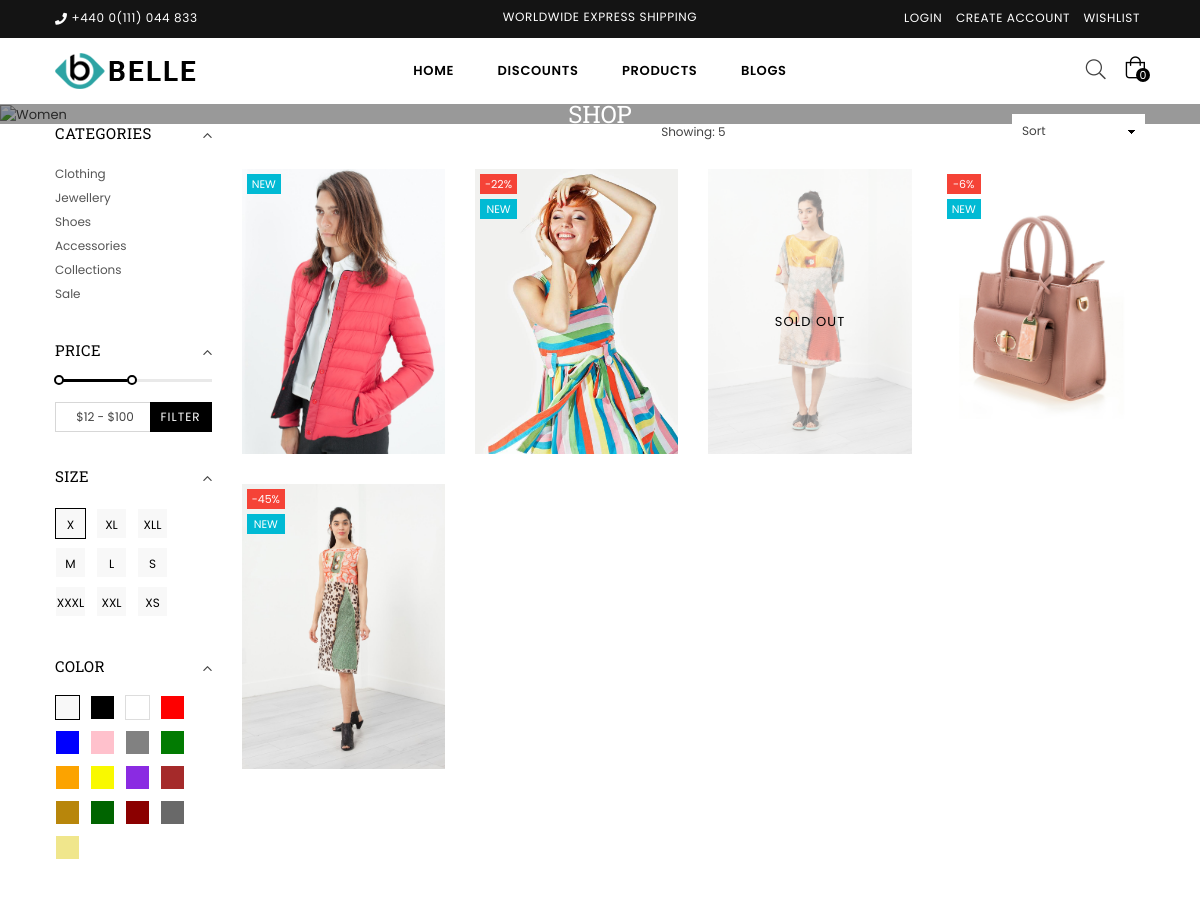
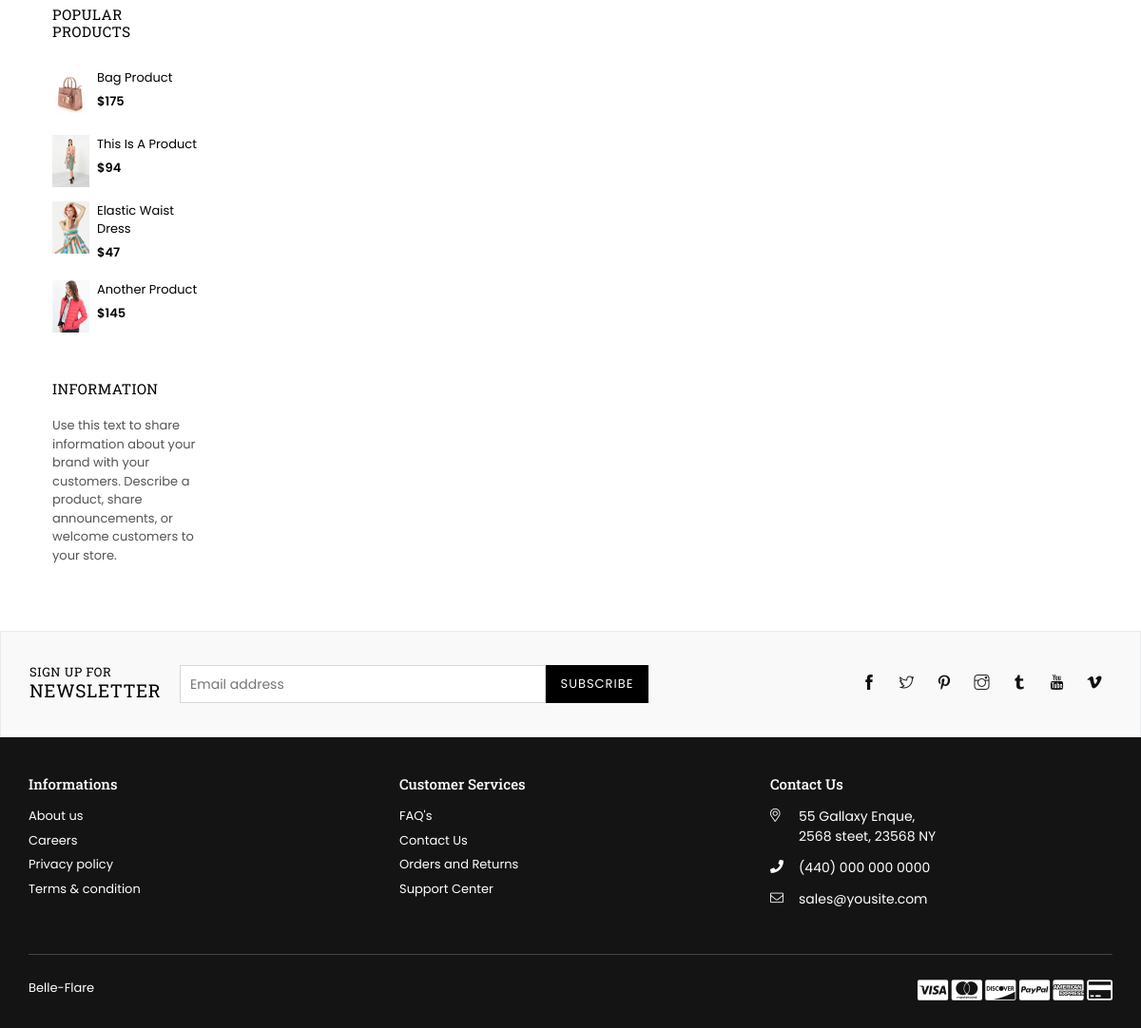
The app's page /shop/ with its own data (2 pictures, top to bottom).
### products/models.py (models this page shows, shortened)
class ProductImage(models.Model):
    product = models.ForeignKey(Product, on_delete=models.CASCADE)
    file = models.FileField()

class Product(models.Model):
    name = models.CharField(max_length=255, default='')
    in_stock = models.PositiveIntegerField(default=0)
    colors_available = models.CharField(max_length=255, default='')
    sizes_available = models.CharField(max_length=255, default='')
    description = models.TextField(default='')
    has_discount = models.BooleanField(default='')
    discounted_percent = models.PositiveIntegerField(default=0)
    is_new = models.BooleanField(default=True)
    price = models.PositiveIntegerField(default=0)
    sales_count = models.PositiveIntegerField(default=0)
    category = models.CharField(max_length=255, default='clothing')
    def get_short_name(self):
        return self.name.lower().replace(' ', '')

### products/views.py (the view, shortened to what this page needs)
# urls.py: path('', views.all_products, name='all_products'),
def all_products(request):
    products = []
    all_shop_products = get_all_products(include_out_of_stock=True)
    popular_products = get_best_selling_products(include_out_of_stock=False, order='descending')[:4]
    if request.GET.get('on-sale'):
        all_shop_products = get_on_sale_products(include_out_of_stock=True)
    for product in all_shop_products:
        if request.GET.get('category'):
            if product['category'] == request.GET.get('category'):
                products.append(product)
        else:
            products.append(product)
    data = {'products': products, 'popular_products': popular_products, 'products_length': len(products)}
    return render(request, 'products/shop.html', data)

### products/templates/products/shop.html (shortened to what this page needs)
{% extends 'main/base.html' %}
{% load static %}
{% block content %}
<div class="collection-header">
    <div class="collection-hero">
        <div class="collection-hero__image"><img class="blur-up lazyload"
                                                 data-src="{% static 'images/cat-women2.jpg' %}"
                                                 src="{% static 'images/cat-women2.jpg' %}" alt="Women"
                                                 title="Women"/></div>
        <div class="collection-hero__title-wrapper">
            <h1 class="collection-hero__title page-width">Shop</h1>
        </div>
    </div>
</div>
<div class="container-fluid">
    <div class="row">
        <div class="col-12 col-sm-12 col-md-3 col-lg-2 sidebar filterbar">
            <div class="sidebar_tags">
                <div class="sidebar_widget categories filter-widget">
                    <div class="widget-title">
                        <h2>Categories</h2>
                    </div>
                    <div class="widget-content">
                        <ul class="sidebar_categories">
                            <li class="level1"><a href="{% url 'products:all_products' %}?category=clothing"
                                                  class="site-nav">Clothing</a>
                            </li>
                            <li class="level1"><a href="{% url 'products:all_products' %}?category=jewellery"
                                                  class="site-nav">Jewellery</a>
                            </li>
                            <li class="lvl-1"><a href="{% url 'products:all_products' %}?category=shoes"
                                                 class="site-nav">Shoes</a></li>
                            <li class="lvl-1"><a href="{% url 'products:all_products' %}?category=accessories"
                                                 class="site-nav">Accessories</a></li>
                            <li class="lvl-1"><a href="{% url 'products:collections' %}"
                                                 class="site-nav">Collections</a></li>
                            <li class="lvl-1"><a href="{% url 'products:all_products' %}?on-sale=True"
                                                 class="site-nav">Sale</a></li>
                        </ul>
                    </div>
                </div>
                <div class="sidebar_widget filterBox filter-widget">
                    <div class="widget-title">
                        <h2>Price</h2>
                    </div>
                    <form action="" method="get" class="price-filter">
                        <div id="slider-range"
                             class="ui-slider ui-slider-horizontal ui-widget ui-widget-content ui-corner-all">
                            <span class="ui-slider-handle ui-state-default ui-corner-all" tabindex="0"></span>
                            <span class="ui-slider-handle ui-state-default ui-corner-all" tabindex="0"></span>
                        </div>
                        <div class="row">
                            <div class="col-6">
                                <p class="no-margin"><input id="priceAmount" name="price" type="text"></p>
                            </div>
                            <div class="col-6 text-right margin-25px-top">
                                <button class="btn btn-secondary btn--small">filter</button>
                            </div>
                        </div>
                    </form>
                </div>
                <div class="sidebar_widget filterBox filter-widget size-swacthes">
                    <div class="widget-title">
                        <h2>Size</h2>
                    </div>
                    <div class="filter-color swacth-list">
                        <ul>
                            <li><span class="swacth-btn checked">X</span></li>
                            <li><span class="swacth-btn">XL</span></li>
                            <li><span class="swacth-btn">XLL</span></li>
                            <li><span class="swacth-btn">M</span></li>
                            <li><span class="swacth-btn">L</span></li>
                            <li><span class="swacth-btn">S</span></li>
                            <li><span class="swacth-btn">XXXL</span></li>
                            <li><span class="swacth-btn">XXL</span></li>
                            <li><span class="swacth-btn">XS</span></span></li>
                        </ul>
                    </div>
                </div>
                <div class="sidebar_widget filterBox filter-widget">
                    <div class="widget-title">
                        <h2>Color</h2>
                    </div>
                    <div class="filter-color swacth-list clearfix">
                        <span id="*" class="swacth-btn checked"></span>
                        <span id="black" class="swacth-btn black"></span>
                        <span id="white" class="swacth-btn white"></span>
                        <span id="red" class="swacth-btn red"></span>
                        <span id="blue" class="swacth-btn blue"></span>
                        <span id="pink" class="swacth-btn pink"></span>
                        <span id="gray" class="swacth-btn gray"></span>
                        <span id="green" class="swacth-btn green"></span>
                        <span id="orange" class="swacth-btn orange"></span>
                        <span id="yellow" class="swacth-btn yellow"></span>
                        <span id="blueviolet" class="swacth-btn blueviolet"></span>
                        <span id="brown" class="swacth-btn brown"></span>
                        <span id="darkGoldenRod" class="swacth-btn darkGoldenRod"></span>
                        <span id="darkGreen" class="swacth-btn darkGreen"></span>
                        <span id="darkRed" class="swacth-btn darkRed"></span>
                        <span id="dimGrey" class="swacth-btn dimGrey"></span>
                        <span id="khaki" class="swacth-btn khaki"></span>
                    </div>
                </div>
                <div class="sidebar_widget">
                    <div class="widget-title">
                        <h2>Popular Products</h2>
                    </div>
                    <div class="widget-content">
                        <div class="list list-sidebar-products">
                            <div class="grid">
                                {% for product in popular_products %}
                                <div class="grid__item">
                                    <div class="mini-list-item">
                                        <div class="mini-view_image">
                                            <a class="grid-view-item__link"
                                               href="{% url 'products:view_product_details' short_name=product.short_name %}">
                                                <img class="grid-view-item__image"
                                                     src="{% static '' %}media/{{ product.image1 }}"
                                                     alt="product image"/>
                                            </a>
                                        </div>
                                        <div class="details">
                                            <a class="grid-view-item__title"
                                               href="{% url 'products:view_product_details' short_name=product.short_name %}">
                                                {{ product.name }}
                                            </a>
                                            <div class="grid-view-item__meta"><span class="product-price__price"><span
                                                    class="money">${{ product.price }}</span></span></div>
                                        </div>
                                    </div>
                                </div>
                                {% endfor %}
                            </div>
                        </div>
                    </div>
                </div>
                <div class="sidebar_widget">
                    <div class="widget-title">
                        <h2>Information</h2>
                    </div>
                    <div class="widget-content">
                        <p>Use this text to share information about your brand with your customers.
                            Describe a product, share announcements, or welcome customers to your store.
                        </p>
                    </div>
                </div>
            </div>
        </div>
        <div class="col-12 col-sm-12 col-md-9 col-lg-10 main-col">
            <div class="productList">
                <div class="toolbar">
                    <div class="filters-toolbar-wrapper">
                        <div class="row">
                            <div
                                    class="col-4 col-md-4 col-lg-4 filters-toolbar__item collection-view-as d-flex justify-content-start align-items-center">
                            </div>
                            <div
                                    class="col-4 col-md-4 col-lg-4 text-center filters-toolbar__item filters-toolbar__item--count d-flex justify-content-center align-items-center">
                                <span class="filters-toolbar__product-count">Showing: {{ products_length }}</span>
                            </div>
                            <div class="col-4 col-md-4 col-lg-4 text-right">
                                <form action="" method="get" id="sortForm" class="filters-toolbar__item">
                                    <select name="sort" id="SortBy"
                                            class="filters-toolbar__input filters-toolbar__input--sort">
                                        <option value="title-ascending" selected="selected">Sort
                                        </option>
                                    </select>
                                </form>
                            </div>
                        </div>
                    </div>
                </div>
                <div class="grid-products grid--view-items">
                    <div class="row">
                        {% if products %}
                        {% for product in products %}
                        {% if product.out_of_stock %}
                        <div data-sizes="{{ product.sizes_available }}" data-colors="{{ product.colors_available }}"
                             class="col-6 col-sm-6 col-md-4 col-lg-3 grid-view-item style2 item grid-view-item--sold-out">
                            {% else %}
                            <div data-sizes="{{ product.sizes_available }}" data-colors="{{ product.colors_available }}"
                                 class="col-6 col-sm-6 col-md-4 col-lg-3 grid-view-item style2 item">
                                {% endif %}
                                <div class="grid-view_image">
                                    {% if product.out_of_stock %}
                                    <a href="#"
                                       class="grid-view-item__link">
                                       {% else %}
                                       <a href="{% url 'products:view_product_details' short_name=product.short_name %}"
                                          class="grid-view-item__link">
                                       {% endif %}
                                        <img class="grid-view-item__image primary blur-up lazyload"
                                             data-src="{% static '' %}media/{{ product.image1 }}"
                                             src="{% static '' %}media/{{ product.image1 }}" alt="image"
                                             title="product">
                                        {% if product.out_of_stock %}
                                        <span class="sold-out"><span>Sold out</span></span>
                                        {% endif %}
                                        <div class="product-labels rectangular">
                                            {% if product.has_discount %}
                                            <span class="lbl on-sale">-{{ product.discounted_percent }}%</span>
                                            {% endif %}
                                            {% if product.is_new %}
                                            <span class="lbl pr-label1">new</span>
                                            {% endif %}
                                        </div>
                                    </a>
                                </div>
                            </div>
                            {% endfor %}
                        </div>
                        {% else %}
                        <h1 class="w-100 text-center">No Products</h1>
                        {% endif %}
                    </div>
                </div>
            </div>
        </div>
    </div>
    {% endblock %}

### main/static/css/responsive.css (style rules this page uses)
@media only screen and (max-width: 1450px) { .collection-hero__image { height:auto; } }

### records on screen
ProductImage: image1 (picture)
Product: name "Bag Product"
ProductImage: image1 (picture)
Product: name "This Is A Product"
ProductImage: image1 (picture)
Product: name "Elastic Waist Dress"
ProductImage: image1 (picture)
Product: name "Another Product"
ProductImage: image1 (picture)

### other values on screen
{{ product.price }} "175" "94" "47" "145"
{{ products_length }} "5"
{{ product.discounted_percent }} "22" "6" "45"
